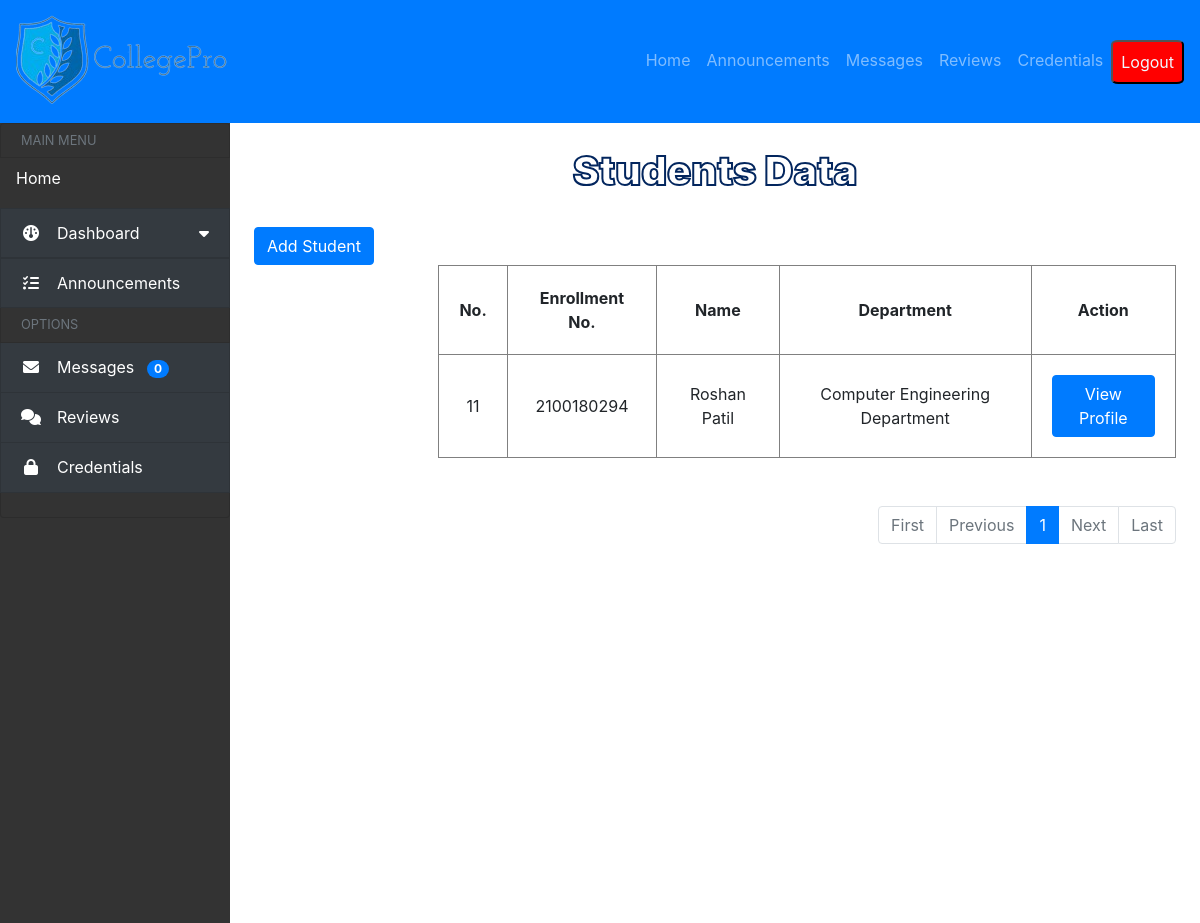
Screenshot of /adminpanel/students-data/ (signed in) with the database file from the repository.
### allstudentdata/models.py (models this page shows)
class allstudentdata(models.Model):
    photo=models.ImageField(upload_to="uploads/",max_length=2000,null=True)
    name=models.CharField(max_length=3000)
    enrollment=models.CharField(max_length=3000)
    DEPARTMENT_CHOICES = [
        ('Artificial Intelligence Department', 'Artificial Intelligence Department'),
        ('Information Technology Department', 'Information Technology Department'),
        ('Computer Engineering Department', 'Computer Engineering Department'),
        ('Mechanical Engineering Department', 'Mechanical Engineering Department'),
        ('Electrical Engineering Department', 'Electrical Engineering Department'),
        ('Civil Engineering Department', 'Civil Engineering Department'),
    ]
    department = models.CharField(max_length=500, choices=DEPARTMENT_CHOICES,default=None,null=True)
    dob=models.DateField()
    cast=models.CharField(max_length=200)
    selfcontact=models.CharField(max_length=10)
    parentcontact=models.CharField(max_length=10)
    aadhar=models.CharField(max_length=20)
    address=models.TextField(max_length=3000)

### CollegeManagement/views.py (the view)
# urls.py: path('adminpanel/students-data/', views.studentsdata,name="studentsdata"),
def studentsdata(request):
    if 'admin_user' not in request.session:
        return redirect('loginform')
    students_list = allstudentdata.objects.all().order_by('enrollment')
    paginator = Paginator(students_list, 10)  # Show 10 students per page.
    page_number = request.GET.get('page')
    students_obj = paginator.get_page(page_number)
    context = {"students": students_obj,'title':'Students'}
    return render(request, "admin2/students-data.html", context)

### allmessages/context_processors.py (called while the page is built)
def unread_messages_count(request):
    unread_count = allmessages.objects.filter(read=False).count()
    return {'unread_count': unread_count}

### templates/admin2/students-data.html (shortened to what this page needs)
{% load static %}
{% include 'admin2/header.html' %}
<div class="col p-4" style="overflow-y: auto;">
    <center>
        <h1 class="main-title">Students Data</h1>
    </center>
    <br>
    <a href="{% url 'addstudent'%}" class="btn btn-primary">Add Student</a>
    <table border="all" style="margin-left: 20%;">
        <tr>
            <th>No.</th>
            <th>Enrollment No.</th>
            <th>Name</th>
            <th>Department</th>
            <th>Action</th>
        </tr>
        {% if students %}
        {% for i in students %}
        <tr>
            <td>{{ forloop.counter0|add:students.paginator.per_page|add:students.start_index }}</td>
            <td>{{ i.enrollment }}</td>
            <td>{{ i.name }}</td>
            <td>{{ i.department }}</td>
            <td><a href="/adminpanel/student-profile?id={{ i.id }}"><button class="btn btn-primary">View Profile</button></a></td>
        </tr>
        {% endfor %}
        {% else %}
        <tr>
            <td colspan="5">No data found</td>
        </tr>
        {% endif %}
    </table>
    <br><br>
    <nav aria-label="Page navigation example">
        <ul class="pagination justify-content-end">
            {% if students.has_previous %}
            <li class="page-item">
                <a class="page-link" href="?page=1">First</a>
            </li>
            <li class="page-item">
                <a class="page-link" href="?page={{ students.previous_page_number }}">Previous</a>
            </li>
            {% else %}
            <li class="page-item disabled">
                <a class="page-link" href="#" tabindex="-1">First</a>
            </li>
            <li class="page-item disabled">
                <a class="page-link" href="#" tabindex="-1">Previous</a>
            </li>
            {% endif %}
            {% for num in students.paginator.page_range %}
            {% if students.number == num %}
            <li class="page-item active">
                <a class="page-link" href="#">{{ num }}</a>
            </li>
            {% else %}
            <li class="page-item">
                <a class="page-link" href="?page={{ num }}">{{ num }}</a>
            </li>
            {% endif %}
            {% endfor %}
            {% if students.has_next %}
            <li class="page-item">
                <a class="page-link" href="?page={{ students.next_page_number }}">Next</a>
            </li>
            <li class="page-item">
                <a class="page-link" href="?page={{ students.paginator.num_pages }}">Last</a>
            </li>
            {% else %}
            <li class="page-item disabled">
                <a class="page-link" href="#" tabindex="-1">Next</a>
            </li>
            <li class="page-item disabled">
                <a class="page-link" href="#" tabindex="-1">Last</a>
            </li>
            {% endif %}
        </ul>
    </nav>
</div>
</div>
</body>
</html>

### static/style/style2.css (style rules this page uses)
.main-title { font-weight: 900; color: #fff; -webkit-text-fill-color: #fff; -webkit-text-stroke: 2px #03265e; }

### templates/admin2/students-data.html (style rules this page uses)
td, th { padding: 20px; text-align: center; }

### rows the page displays
allstudentdata: enrollment "2100180294", name "Roshan Patil", department "Computer Engineering Department"

### other values shown
{{ unread_count }} "0"
{{ num }} "1"
